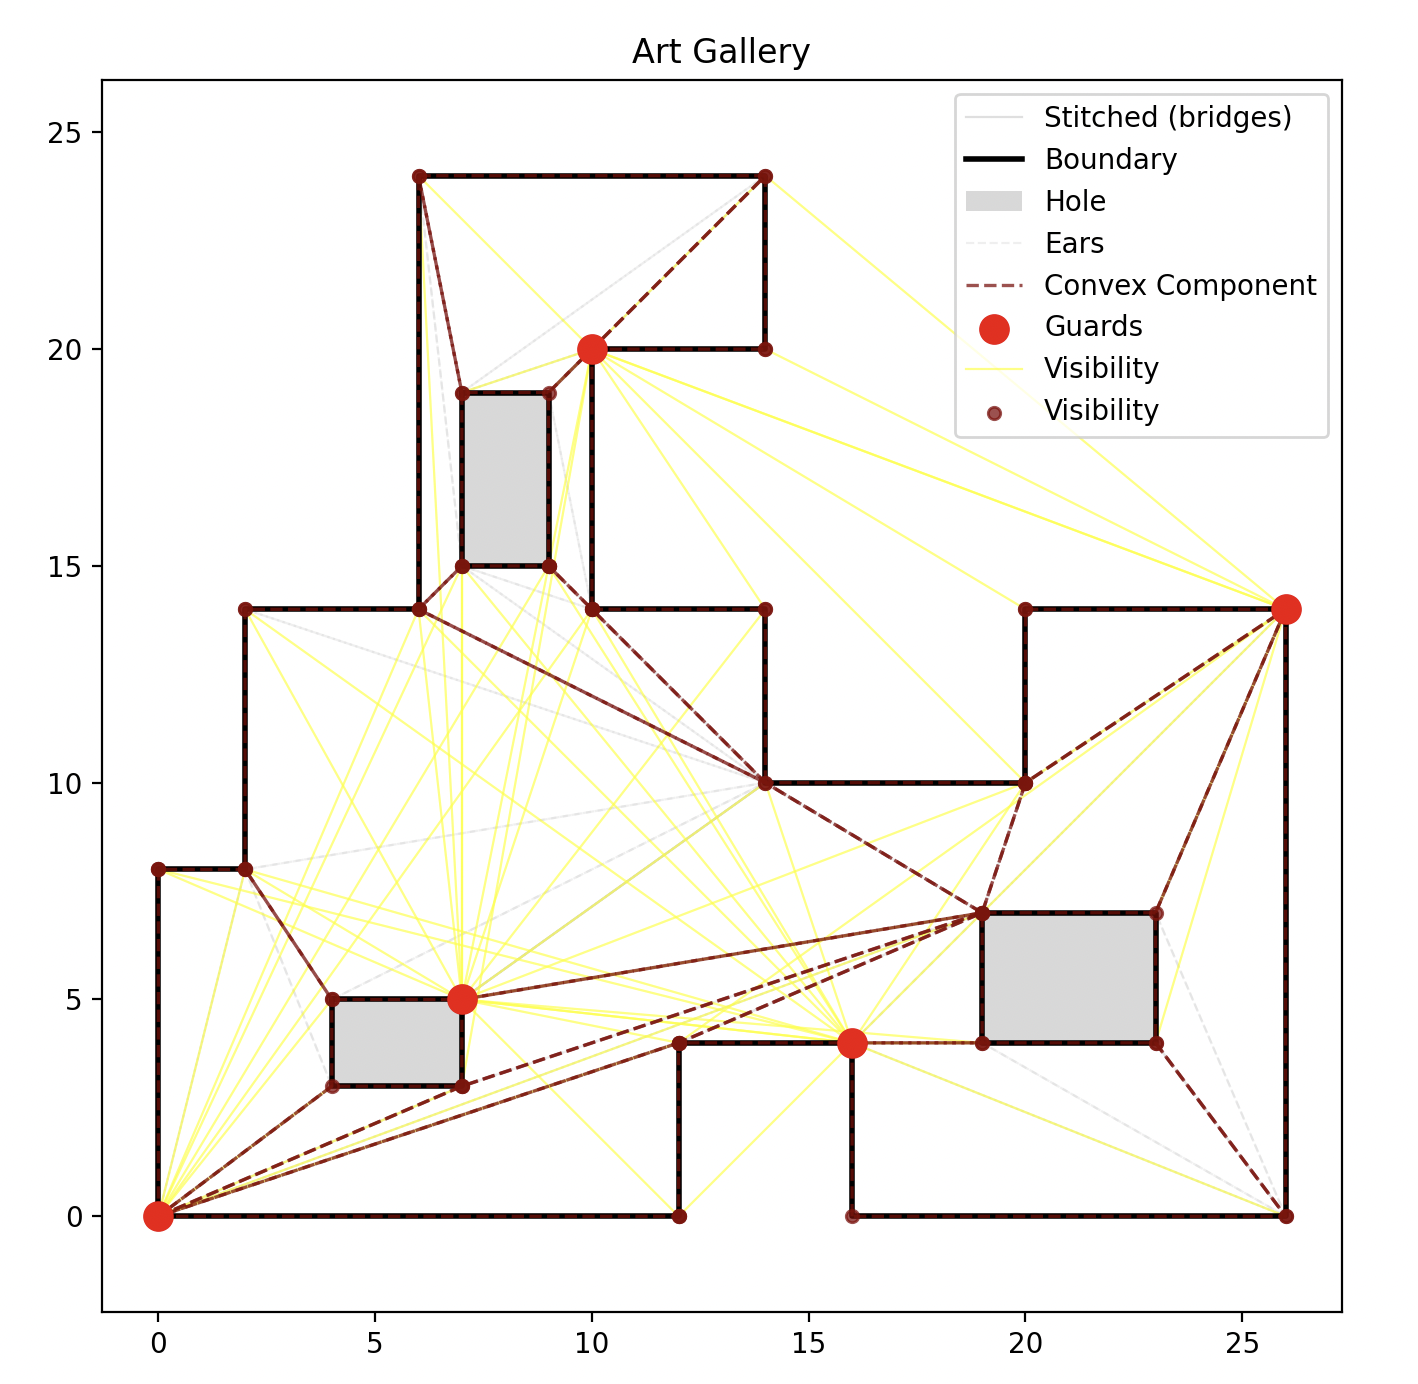

This figure's Python source:
from __future__ import annotations

from art import ArtGallery

if __name__ == "__main__":
    gallery = ArtGallery(
        {
            "polygon": [
                ["0.0", "0.0"],
                ["12.0", "0.0"],
                ["12.0", "4.0"],
                ["16.0", "4.0"],
                ["16.0", "0.0"],
                ["26.0", "0.0"],
                ["26.0", "14.0"],
                ["20.0", "14.0"],
                ["20.0", "10.0"],
                ["14.0", "10.0"],
                ["14.0", "14.0"],
                ["10.0", "14.0"],
                ["10.0", "20.0"],
                ["14.0", "20.0"],
                ["14.0", "24.0"],
                ["6.0", "24.0"],
                ["6.0", "14.0"],
                ["2.0", "14.0"],
                ["2.0", "8.0"],
                ["0.0", "8.0"],
            ],
            "holes": [
                [
                    ["4.0", "5.0"],
                    ["7.0", "5.0"],
                    ["7.0", "3.0"],
                    ["4.0", "3.0"],
                ],
                [
                    ["19.0", "7.0"],
                    ["23.0", "7.0"],
                    ["23.0", "4.0"],
                    ["19.0", "4.0"],
                ],
                [
                    ["7.0", "19.0"],
                    ["9.0", "19.0"],
                    ["9.0", "15.0"],
                    ["7.0", "15.0"],
                ],
            ],
        }
    )
    print(gallery)
    gallery.plot()
